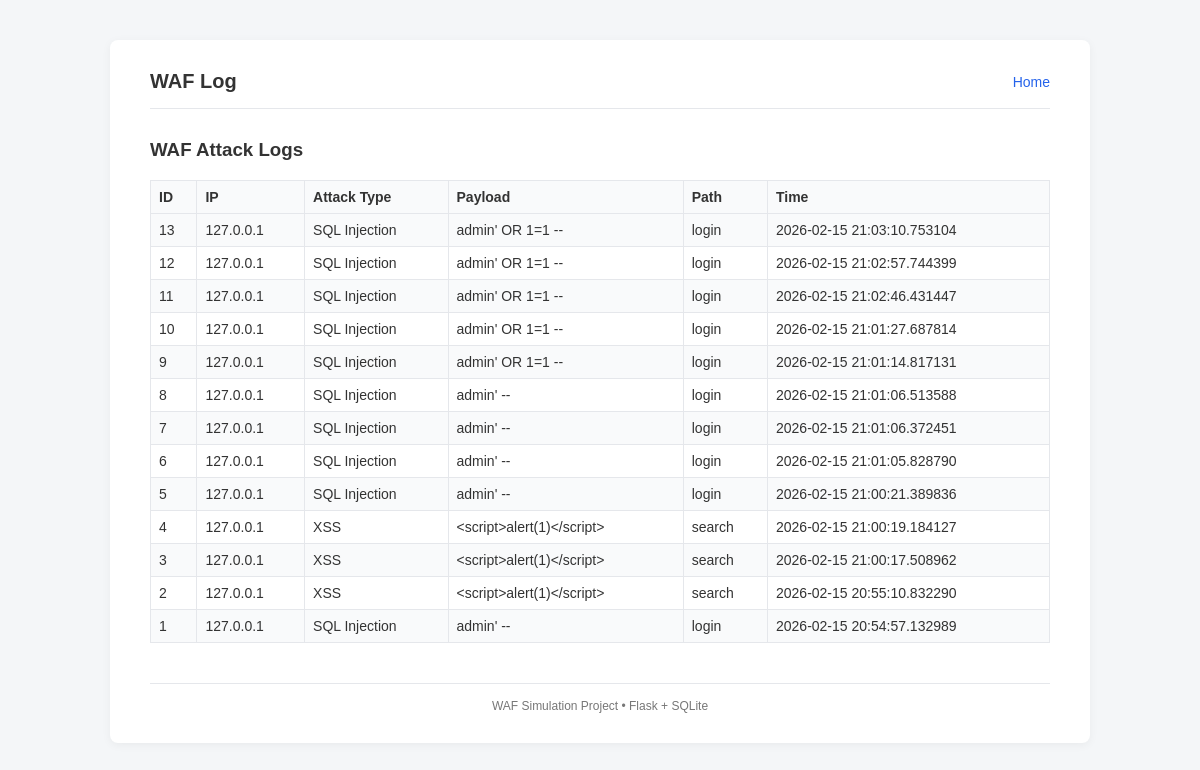
Page /logs on the committed database.
### tables this page shows
CREATE TABLE attack_logs (
            id INTEGER PRIMARY KEY AUTOINCREMENT,
            ip TEXT,
            attack_type TEXT,
            payload TEXT,
            path TEXT,
            timestamp TEXT
        );

### waf.py (the view)
@app.route("/logs")
def view_logs():
    conn = sqlite3.connect(DB_NAME)
    cursor = conn.cursor()
    cursor.execute("SELECT * FROM attack_logs ORDER BY timestamp DESC")
    logs = cursor.fetchall()
    conn.close()
    return render_template("waf_log_page.html", logs=logs)

### templates/waf_log_page.html
{% extends "base.html" %}
{% block content %}
<h3>WAF Attack Logs</h3>
<table>
    <tr>
        <th>ID</th>
        <th>IP</th>
        <th>Attack Type</th>
        <th>Payload</th>
        <th>Path</th>
        <th>Time</th>
    </tr>
    {% for log in logs %}
    <tr>
        <td>{{ log[0] }}</td>
        <td>{{ log[1] }}</td>
        <td>{{ log[2] }}</td>
        <td>{{ log[3] }}</td>
        <td>{{ log[4] }}</td>
        <td>{{ log[5] }}</td>
    </tr>
    {% endfor %}
</table>
{% endblock %}

### templates/base.html (shortened to what this page needs)
<!DOCTYPE html>
<html lang="en">
<head>
</head>
<body>
    <div class="wrapper">
        <header>
            <h1>WAF Log</h1>
            <nav>
                <a href="/">Home</a>
            </nav>
        </header>
        {% block content %}
        {% endblock %}
        <footer>
            WAF Simulation Project • Flask + SQLite
        </footer>
    </div>
</body>
</html>

### templates/base.html (style rules this page uses)
body { margin: 0; font-family: Arial, Helvetica, sans-serif; background-color: #f4f6f8; color: #333; }
.wrapper { max-width: 900px; margin: 40px auto; background: #ffffff; padding: 30px 40px; border-radius: 8px; box-shadow: 0 2px 10px rgba(0, 0, 0, 0.05); }
header { display: flex; justify-content: space-between; align-items: center; margin-bottom: 30px; padding-bottom: 15px; border-bottom: 1px solid #e5e7eb; }
header h1 { font-size: 20px; font-weight: 600; margin: 0; }
nav a { margin-left: 15px; text-decoration: none; color: #2563eb; font-size: 14px; }
footer { margin-top: 40px; padding-top: 15px; border-top: 1px solid #e5e7eb; font-size: 12px; color: #777; text-align: center; }
table { width: 100%; border-collapse: collapse; }
th, td { border: 1px solid #e5e7eb; padding: 8px; font-size: 14px; }
th { background-color: #f9fafb; text-align: left; }
tr:nth-child(even) { background-color: #f9fafb; }

### rows in the picture
attack_logs: id "13", ip "127.0.0.1", attack_type "SQL Injection", payload "admin' OR 1=1 --", path "login", timestamp "2026-02-15 21:03:10.753104"
attack_logs: id "12", ip "127.0.0.1", attack_type "SQL Injection", payload "admin' OR 1=1 --", path "login", timestamp "2026-02-15 21:02:57.744399"
attack_logs: id "11", ip "127.0.0.1", attack_type "SQL Injection", payload "admin' OR 1=1 --", path "login", timestamp "2026-02-15 21:02:46.431447"
attack_logs: id "10", ip "127.0.0.1", attack_type "SQL Injection", payload "admin' OR 1=1 --", path "login", timestamp "2026-02-15 21:01:27.687814"
attack_logs: id "9", ip "127.0.0.1", attack_type "SQL Injection", payload "admin' OR 1=1 --", path "login", timestamp "2026-02-15 21:01:14.817131"
attack_logs: id "8", ip "127.0.0.1", attack_type "SQL Injection", payload "admin' --", path "login", timestamp "2026-02-15 21:01:06.513588"
attack_logs: id "7", ip "127.0.0.1", attack_type "SQL Injection", payload "admin' --", path "login", timestamp "2026-02-15 21:01:06.372451"
attack_logs: id "6", ip "127.0.0.1", attack_type "SQL Injection", payload "admin' --", path "login", timestamp "2026-02-15 21:01:05.828790"
attack_logs: id "5", ip "127.0.0.1", attack_type "SQL Injection", payload "admin' --", path "login", timestamp "2026-02-15 21:00:21.389836"
attack_logs: id "4", ip "127.0.0.1", attack_type "XSS", payload "<script>alert(1)</script>", path "search", timestamp "2026-02-15 21:00:19.184127"
attack_logs: id "3", ip "127.0.0.1", attack_type "XSS", payload "<script>alert(1)</script>", path "search", timestamp "2026-02-15 21:00:17.508962"
attack_logs: id "2", ip "127.0.0.1", attack_type "XSS", payload "<script>alert(1)</script>", path "search", timestamp "2026-02-15 20:55:10.832290"
attack_logs: id "1", ip "127.0.0.1", attack_type "SQL Injection", payload "admin' --", path "login", timestamp "2026-02-15 20:54:57.132989"
